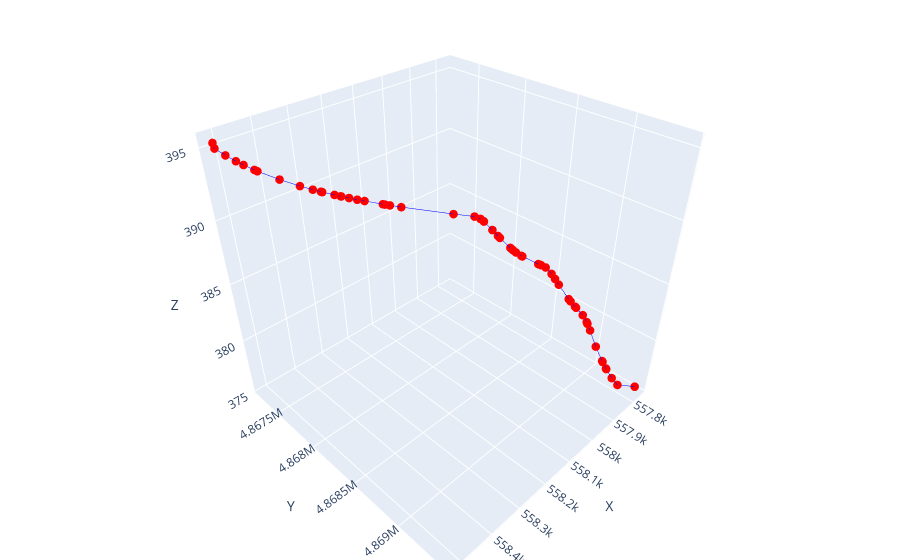

Notebook code cell kept with this figure:
### Code cell
network.plot_3D_network()

### Figure 1 — Plotly figure (JSON) as saved in the notebook; plotly's stock layout.template omitted (floating-point values rounded to 4 significant figures)
{"data": [{"line": {"color": "blue", "width": 1}, "mode": "lines", "showlegend": false, "type": "scatter3d", "x": [558500.0, 558500.0], "y": [4867000.0, 4867000.0], "z": [395.3, 395.0]}, {"line": {"color": "blue", "width": 1}, "mode": "lines", "showlegend": false, "type": "scatter3d", "x": [558500.0, 558500.0], "y": [4867000.0, 4867000.0], "z": [395.0, 394.5]}, {"line": {"color": "blue", "width": 1}, "mode": "lines", "showlegend": false, "type": "scatter3d", "x": [558500.0, 558500.0], "y": [4867000.0, 4867000.0], "z": [394.5, 394.2]}, {"line": {"color": "blue", "width": 1}, "mode": "lines", "showlegend": false, "type": "scatter3d", "x": [558500.0, 558500.0], "y": [4867000.0, 4867000.0], "z": [394.2, 393.9]}, {"line": {"color": "blue", "width": 1}, "mode": "lines", "showlegend": false, "type": "scatter3d", "x": [558500.0, 558500.0], "y": [4867000.0, 4867000.0], "z": [393.9, 393.6]}, {"line": {"color": "blue", "width": 1}, "mode": "lines", "showlegend": false, "type": "scatter3d", "x": [558500.0, 558500.0], "y": [4867000.0, 4867000.0], "z": [393.6, 393.5]}, {"line": {"color": "blue", "width": 1}, "mode": "lines", "showlegend": false, "type": "scatter3d", "x": [558500.0, 558400.0], "y": [4867000.0, 4868000.0], "z": [393.5, 392.9]}, {"line": {"color": "blue", "width": 1}, "mode": "lines", "showlegend": false, "type": "scatter3d", "x": [558400.0, 558400.0], "y": [4868000.0, 4868000.0], "z": [392.9, 392.5]}, {"line": {"color": "blue", "width": 1}, "mode": "lines", "showlegend": false, "type": "scatter3d", "x": [558400.0, 558400.0], "y": [4868000.0, 4868000.0], "z": [392.5, 392.3]}, {"line": {"color": "blue", "width": 1}, "mode": "lines", "showlegend": false, "type": "scatter3d", "x": [558400.0, 558400.0], "y": [4868000.0, 4868000.0], "z": [392.3, 392.1]}, {"line": {"color": "blue", "width": 1}, "mode": "lines", "showlegend": false, "type": "scatter3d", "x": [558400.0, 558400.0], "y": [4868000.0, 4868000.0], "z": [392.1, 392.1]}, {"line": {"color": "blue", "width": 1}, "mode": "lines", "showlegend": false, "type": "scatter3d", "x": [558400.0, 558300.0], "y": [4868000.0, 4868000.0], "z": [392.1, 391.9]}, {"line": {"color": "blue", "width": 1}, "mode": "lines", "showlegend": false, "type": "scatter3d", "x": [558300.0, 558300.0], "y": [4868000.0, 4868000.0], "z": [391.9, 391.8]}, {"line": {"color": "blue", "width": 1}, "mode": "lines", "showlegend": false, "type": "scatter3d", "x": [558300.0, 558300.0], "y": [4868000.0, 4868000.0], "z": [391.8, 391.8]}, {"line": {"color": "blue", "width": 1}, "mode": "lines", "showlegend": false, "type": "scatter3d", "x": [558300.0, 558300.0], "y": [4868000.0, 4868000.0], "z": [391.8, 391.7]}, {"line": {"color": "blue", "width": 1}, "mode": "lines", "showlegend": false, "type": "scatter3d", "x": [558300.0, 558300.0], "y": [4868000.0, 4868000.0], "z": [391.7, 391.6]}, {"line": {"color": "blue", "width": 1}, "mode": "lines", "showlegend": false, "type": "scatter3d", "x": [558300.0, 558300.0], "y": [4868000.0, 4868000.0], "z": [391.6, 391.5]}, {"line": {"color": "blue", "width": 1}, "mode": "lines", "showlegend": false, "type": "scatter3d", "x": [558300.0, 558300.0], "y": [4868000.0, 4868000.0], "z": [391.5, 391.3]}, {"line": {"color": "blue", "width": 1}, "mode": "lines", "showlegend": false, "type": "scatter3d", "x": [558300.0, 558300.0], "y": [4868000.0, 4868000.0], "z": [391.3, 391.3]}, {"line": {"color": "blue", "width": 1}, "mode": "lines", "showlegend": false, "type": "scatter3d", "x": [558300.0, 558200.0], "y": [4868000.0, 4868000.0], "z": [391.3, 391.2]}, {"line": {"color": "blue", "width": 1}, "mode": "lines", "showlegend": false, "type": "scatter3d", "x": [558200.0, 558200.0], "y": [4868000.0, 4868000.0], "z": [391.2, 391.1]}, {"line": {"color": "blue", "width": 1}, "mode": "lines", "showlegend": false, "type": "scatter3d", "x": [558200.0, 558100.0], "y": [4868000.0, 4868000.0], "z": [391.1, 390.6]}, {"line": {"color": "blue", "width": 1}, "mode": "lines", "showlegend": false, "type": "scatter3d", "x": [558100.0, 558100.0], "y": [4868000.0, 4868000.0], "z": [390.6, 390.4]}, {"line": {"color": "blue", "width": 1}, "mode": "lines", "showlegend": false, "type": "scatter3d", "x": [558100.0, 558100.0], "y": [4868000.0, 4868000.0], "z": [390.4, 390.3]}, {"line": {"color": "blue", "width": 1}, "mode": "lines", "showlegend": false, "type": "scatter3d", "x": [558100.0, 558100.0], "y": [4868000.0, 4869000.0], "z": [390.3, 390.1]}, {"line": {"color": "blue", "width": 1}, "mode": "lines", "showlegend": false, "type": "scatter3d", "x": [558100.0, 558100.0], "y": [4869000.0, 4869000.0], "z": [390.1, 390.1]}, {"line": {"color": "blue", "width": 1}, "mode": "lines", "showlegend": false, "type": "scatter3d", "x": [558100.0, 558100.0], "y": [4869000.0, 4869000.0], "z": [390.1, 389.4]}, {"line": {"color": "blue", "width": 1}, "mode": "lines", "showlegend": false, "type": "scatter3d", "x": [558100.0, 558100.0], "y": [4869000.0, 4869000.0], "z": [389.4, 389.0]}, {"line": {"color": "blue", "width": 1}, "mode": "lines", "showlegend": false, "type": "scatter3d", "x": [558100.0, 558100.0], "y": [4869000.0, 4869000.0], "z": [389.0, 388.8]}, {"line": {"color": "blue", "width": 1}, "mode": "lines", "showlegend": false, "type": "scatter3d", "x": [558100.0, 558000.0], "y": [4869000.0, 4869000.0], "z": [388.8, 388.1]}, {"line": {"color": "blue", "width": 1}, "mode": "lines", "showlegend": false, "type": "scatter3d", "x": [558000.0, 558000.0], "y": [4869000.0, 4869000.0], "z": [388.1, 388.0]}, {"line": {"color": "blue", "width": 1}, "mode": "lines", "showlegend": false, "type": "scatter3d", "x": [558000.0, 558000.0], "y": [4869000.0, 4869000.0], "z": [388.0, 387.9]}, {"line": {"color": "blue", "width": 1}, "mode": "lines", "showlegend": false, "type": "scatter3d", "x": [558000.0, 558000.0], "y": [4869000.0, 4869000.0], "z": [387.9, 387.7]}, {"line": {"color": "blue", "width": 1}, "mode": "lines", "showlegend": false, "type": "scatter3d", "x": [558000.0, 558000.0], "y": [4869000.0, 4869000.0], "z": [387.7, 387.5]}, {"line": {"color": "blue", "width": 1}, "mode": "lines", "showlegend": false, "type": "scatter3d", "x": [558000.0, 558000.0], "y": [4869000.0, 4869000.0], "z": [387.5, 387.4]}, {"line": {"color": "blue", "width": 1}, "mode": "lines", "showlegend": false, "type": "scatter3d", "x": [558000.0, 558000.0], "y": [4869000.0, 4869000.0], "z": [387.4, 386.8]}, {"line": {"color": "blue", "width": 1}, "mode": "lines", "showlegend": false, "type": "scatter3d", "x": [558000.0, 558000.0], "y": [4869000.0, 4869000.0], "z": [386.8, 386.8]}, {"line": {"color": "blue", "width": 1}, "mode": "lines", "showlegend": false, "type": "scatter3d", "x": [558000.0, 558000.0], "y": [4869000.0, 4869000.0], "z": [386.8, 386.7]}, {"line": {"color": "blue", "width": 1}, "mode": "lines", "showlegend": false, "type": "scatter3d", "x": [558000.0, 558000.0], "y": [4869000.0, 4869000.0], "z": [386.7, 386.5]}, {"line": {"color": "blue", "width": 1}, "mode": "lines", "showlegend": false, "type": "scatter3d", "x": [558000.0, 558000.0], "y": [4869000.0, 4869000.0], "z": [386.5, 386.0]}, {"line": {"color": "blue", "width": 1}, "mode": "lines", "showlegend": false, "type": "scatter3d", "x": [558000.0, 558000.0], "y": [4869000.0, 4869000.0], "z": [386.0, 385.6]}, {"line": {"color": "blue", "width": 1}, "mode": "lines", "showlegend": false, "type": "scatter3d", "x": [558000.0, 557900.0], "y": [4869000.0, 4869000.0], "z": [385.6, 385.1]}, {"line": {"color": "blue", "width": 1}, "mode": "lines", "showlegend": false, "type": "scatter3d", "x": [557900.0, 557900.0], "y": [4869000.0, 4869000.0], "z": [385.1, 383.9]}, {"line": {"color": "blue", "width": 1}, "mode": "lines", "showlegend": false, "type": "scatter3d", "x": [557900.0, 557900.0], "y": [4869000.0, 4869000.0], "z": [383.9, 383.7]}, {"line": {"color": "blue", "width": 1}, "mode": "lines", "showlegend": false, "type": "scatter3d", "x": [557900.0, 557900.0], "y": [4869000.0, 4869000.0], "z": [383.7, 383.2]}, {"line": {"color": "blue", "width": 1}, "mode": "lines", "showlegend": false, "type": "scatter3d", "x": [557900.0, 557900.0], "y": [4869000.0, 4869000.0], "z": [383.2, 383.1]}, {"line": {"color": "blue", "width": 1}, "mode": "lines", "showlegend": false, "type": "scatter3d", "x": [557900.0, 557900.0], "y": [4869000.0, 4869000.0], "z": [383.1, 382.5]}, {"line": {"color": "blue", "width": 1}, "mode": "lines", "showlegend": false, "type": "scatter3d", "x": [557900.0, 557900.0], "y": [4869000.0, 4869000.0], "z": [382.5, 381.9]}, {"line": {"color": "blue", "width": 1}, "mode": "lines", "showlegend": false, "type": "scatter3d", "x": [557900.0, 557900.0], "y": [4869000.0, 4869000.0], "z": [381.9, 381.7]}, {"line": {"color": "blue", "width": 1}, "mode": "lines", "showlegend": false, "type": "scatter3d", "x": [557900.0, 557900.0], "y": [4869000.0, 4869000.0], "z": [381.7, 381.1]}, {"line": {"color": "blue", "width": 1}, "mode": "lines", "showlegend": false, "type": "scatter3d", "x": [557900.0, 557900.0], "y": [4869000.0, 4869000.0], "z": [381.1, 379.6]}, {"line": {"color": "blue", "width": 1}, "mode": "lines", "showlegend": false, "type": "scatter3d", "x": [557900.0, 557800.0], "y": [4869000.0, 4869000.0], "z": [379.6, 378.1]}, {"line": {"color": "blue", "width": 1}, "mode": "lines", "showlegend": false, "type": "scatter3d", "x": [557800.0, 557800.0], "y": [4869000.0, 4869000.0], "z": [378.1, 378.1]}, {"line": {"color": "blue", "width": 1}, "mode": "lines", "showlegend": false, "type": "scatter3d", "x": [557800.0, 557800.0], "y": [4869000.0, 4869000.0], "z": [378.1, 377.4]}, {"line": {"color": "blue", "width": 1}, "mode": "lines", "showlegend": false, "type": "scatter3d", "x": [557800.0, 557800.0], "y": [4869000.0, 4869000.0], "z": [377.4, 377.3]}, {"line": {"color": "blue", "width": 1}, "mode": "lines", "showlegend": false, "type": "scatter3d", "x": [557800.0, 557800.0], "y": [4869000.0, 4869000.0], "z": [377.3, 376.4]}, {"line": {"color": "blue", "width": 1}, "mode": "lines", "showlegend": false, "type": "scatter3d", "x": [557800.0, 557800.0], "y": [4869000.0, 4869000.0], "z": [376.4, 375.7]}, {"line": {"color": "blue", "width": 1}, "mode": "lines", "showlegend": false, "type": "scatter3d", "x": [557800.0, 557800.0], "y": [4869000.0, 4869000.0], "z": [375.7, 375.5]}, {"marker": {"color": "red", "colorscale": [[0, "#440154"], [0.1111, "#482878"], [0.2222, "#3e4989"], [0.3333, "#31688e"], [0.4444, "#26828e"], [0.5556, "#1f9e89"], [0.6667, "#35b779"], [0.7778, "#6ece58"], [0.8889, "#b5de2b"], [1, "#fde725"]], "showscale": false, "size": 5}, "mode": "markers", "showlegend": false, "type": "scatter3d", "x": [558500.0, 558500.0, 558500.0, 558500.0, 558500.0, 558500.0, 558500.0, 558400.0, 558400.0, 558400.0, 558400.0, 558400.0, 558300.0, 558300.0, 558300.0, 558300.0, 558300.0, 558300.0, 558300.0, 558300.0, 558200.0, 558200.0, 558100.0, 558100.0, 558100.0, 558100.0, 558100.0, 558100.0, 558100.0, 558100.0, 558000.0, 558000.0, 558000.0, 558000.0, 558000.0, 558000.0, 558000.0, 558000.0, 558000.0, 558000.0, 558000.0, 558000.0, 557900.0, 557900.0, 557900.0, 557900.0, 557900.0, 557900.0, 557900.0, 557900.0, 557900.0, 557900.0, 557800.0, 557800.0, 557800.0, 557800.0, 557800.0, 557800.0, 557800.0], "y": [4867000.0, 4867000.0, 4867000.0, 4867000.0, 4867000.0, 4867000.0, 4867000.0, 4868000.0, 4868000.0, 4868000.0, 4868000.0, 4868000.0, 4868000.0, 4868000.0, 4868000.0, 4868000.0, 4868000.0, 4868000.0, 4868000.0, 4868000.0, 4868000.0, 4868000.0, 4868000.0, 4868000.0, 4868000.0, 4869000.0, 4869000.0, 4869000.0, 4869000.0, 4869000.0, 4869000.0, 4869000.0, 4869000.0, 4869000.0, 4869000.0, 4869000.0, 4869000.0, 4869000.0, 4869000.0, 4869000.0, 4869000.0, 4869000.0, 4869000.0, 4869000.0, 4869000.0, 4869000.0, 4869000.0, 4869000.0, 4869000.0, 4869000.0, 4869000.0, 4869000.0, 4869000.0, 4869000.0, 4869000.0, 4869000.0, 4869000.0, 4869000.0, 4869000.0], "z": [395.3, 395.0, 394.5, 394.2, 393.9, 393.6, 393.5, 392.9, 392.5, 392.3, 392.1, 392.1, 391.9, 391.8, 391.8, 391.7, 391.6, 391.5, 391.3, 391.3, 391.2, 391.1, 390.6, 390.4, 390.3, 390.1, 390.1, 389.4, 389.0, 388.8, 388.1, 388.0, 387.9, 387.7, 387.5, 387.4, 386.8, 386.8, 386.7, 386.5, 386.0, 385.6, 385.1, 383.9, 383.7, 383.2, 383.1, 382.5, 381.9, 381.7, 381.1, 379.6, 378.1, 378.1, 377.4, 377.3, 376.4, 375.7, 375.5]}], "layout": {"margin": {"b": 0, "l": 0, "r": 0, "t": 0}, "scene": {"xaxis": {"title": {"text": "X"}}, "yaxis": {"title": {"text": "Y"}}, "zaxis": {"title": {"text": "Z"}}}}}
